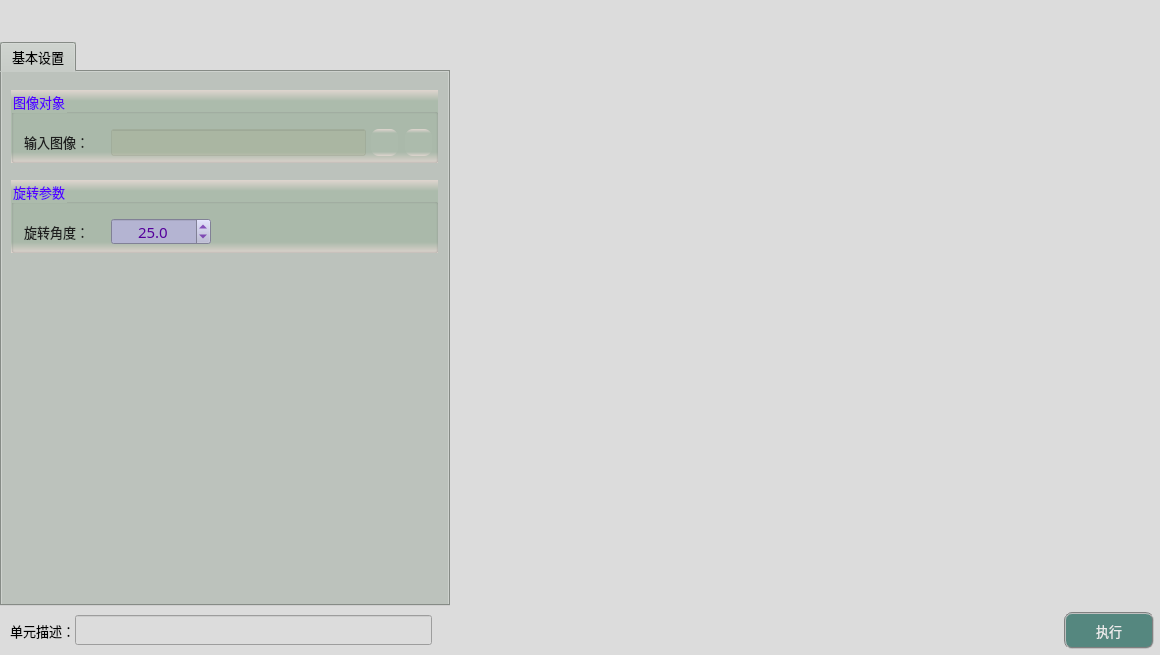
<?xml version="1.0" encoding="UTF-8"?>
<ui version="4.0">
 <class>frmImageRotateClass</class>
 <widget class="QDialog" name="frmImageRotateClass">
  <property name="geometry">
   <rect>
    <x>0</x>
    <y>0</y>
    <width>1160</width>
    <height>655</height>
   </rect>
  </property>
  <property name="sizePolicy">
   <sizepolicy hsizetype="Fixed" vsizetype="Fixed">
    <horstretch>0</horstretch>
    <verstretch>0</verstretch>
   </sizepolicy>
  </property>
  <property name="minimumSize">
   <size>
    <width>1160</width>
    <height>655</height>
   </size>
  </property>
  <property name="maximumSize">
   <size>
    <width>1160</width>
    <height>655</height>
   </size>
  </property>
  <property name="windowTitle">
   <string>图像旋转</string>
  </property>
  <property name="styleSheet">
   <string notr="true">background-color: rgb(220, 220, 220);</string>
  </property>
  <layout class="QGridLayout" name="gridLayout">
   <property name="leftMargin">
    <number>0</number>
   </property>
   <property name="topMargin">
    <number>0</number>
   </property>
   <property name="rightMargin">
    <number>0</number>
   </property>
   <property name="bottomMargin">
    <number>0</number>
   </property>
   <property name="spacing">
    <number>1</number>
   </property>
   <item row="1" column="2">
    <layout class="QGridLayout" name="imageLayout">
     <property name="spacing">
      <number>1</number>
     </property>
    </layout>
   </item>
   <item row="2" column="0">
    <spacer name="verticalSpacer_4">
     <property name="orientation">
      <enum>Qt::Vertical</enum>
     </property>
     <property name="sizeType">
      <enum>QSizePolicy::Fixed</enum>
     </property>
     <property name="sizeHint" stdset="0">
      <size>
       <width>20</width>
       <height>5</height>
      </size>
     </property>
    </spacer>
   </item>
   <item row="0" column="2">
    <spacer name="verticalSpacer">
     <property name="orientation">
      <enum>Qt::Vertical</enum>
     </property>
     <property name="sizeType">
      <enum>QSizePolicy::Fixed</enum>
     </property>
     <property name="sizeHint" stdset="0">
      <size>
       <width>20</width>
       <height>42</height>
      </size>
     </property>
    </spacer>
   </item>
   <item row="1" column="0">
    <widget class="QTabWidget" name="tabWidget">
     <property name="sizePolicy">
      <sizepolicy hsizetype="Fixed" vsizetype="Expanding">
       <horstretch>0</horstretch>
       <verstretch>0</verstretch>
      </sizepolicy>
     </property>
     <property name="minimumSize">
      <size>
       <width>450</width>
       <height>550</height>
      </size>
     </property>
     <property name="maximumSize">
      <size>
       <width>16777215</width>
       <height>16777215</height>
      </size>
     </property>
     <property name="font">
      <font>
       <family>微软雅黑</family>
       <pointsize>10</pointsize>
      </font>
     </property>
     <property name="styleSheet">
      <string notr="true">background-color: #bcc2bc;</string>
     </property>
     <property name="currentIndex">
      <number>0</number>
     </property>
     <widget class="QWidget" name="tab">
      <attribute name="title">
       <string>基本设置</string>
      </attribute>
      <widget class="QGroupBox" name="groupCamera">
       <property name="geometry">
        <rect>
         <x>9</x>
         <y>18</y>
         <width>427</width>
         <height>73</height>
        </rect>
       </property>
       <property name="font">
        <font>
         <family>微软雅黑</family>
         <pointsize>10</pointsize>
        </font>
       </property>
       <property name="styleSheet">
        <string notr="true">background-color: qlineargradient(x1:0, y1:0, x2:0, y2:1, stop:0 #dfd5cf, stop: 0.15 #acbbac, stop: 0.85 #acbbac,stop:1 #dfd5cf);
color: rgb(85, 0, 255);</string>
       </property>
       <property name="title">
        <string>图像对象</string>
       </property>
       <widget class="QLabel" name="label_4">
        <property name="geometry">
         <rect>
          <x>13</x>
          <y>42</y>
          <width>79</width>
          <height>19</height>
         </rect>
        </property>
        <property name="font">
         <font>
          <family>微软雅黑</family>
          <pointsize>10</pointsize>
         </font>
        </property>
        <property name="styleSheet">
         <string notr="true">color: rgb(30, 30, 30);
background: transparent;</string>
        </property>
        <property name="text">
         <string>输入图像：</string>
        </property>
       </widget>
       <widget class="QLineEdit" name="txtLinkImage">
        <property name="geometry">
         <rect>
          <x>100</x>
          <y>39</y>
          <width>255</width>
          <height>27</height>
         </rect>
        </property>
        <property name="font">
         <font>
          <family>微软雅黑</family>
          <pointsize>10</pointsize>
         </font>
        </property>
        <property name="styleSheet">
         <string notr="true">color: rgb(0, 0, 200);
background-color: rgba(170, 170, 127,50);</string>
        </property>
        <property name="alignment">
         <set>Qt::AlignCenter</set>
        </property>
        <property name="readOnly">
         <bool>true</bool>
        </property>
       </widget>
       <widget class="QPushButton" name="btnLinkImage">
        <property name="geometry">
         <rect>
          <x>360</x>
          <y>39</y>
          <width>27</width>
          <height>27</height>
         </rect>
        </property>
        <property name="toolTip">
         <string>链接图像</string>
        </property>
        <property name="styleSheet">
         <string notr="true">QWidget{ border:none;border-radius: 8px;padding: 2px 4px;}
QPushButton:hover{ background-color: rgba(85, 150, 127, 100);}
QPushButton:pressed{background-color: rgba(85, 180, 127, 160);}</string>
        </property>
        <property name="text">
         <string/>
        </property>
        <property name="icon">
         <iconset resource="sub_res.qrc">
          <normaloff>:/resource/link.png</normaloff>:/resource/link.png</iconset>
        </property>
        <property name="iconSize">
         <size>
          <width>27</width>
          <height>27</height>
         </size>
        </property>
       </widget>
       <widget class="QPushButton" name="btnDelLinkImage">
        <property name="geometry">
         <rect>
          <x>394</x>
          <y>39</y>
          <width>27</width>
          <height>27</height>
         </rect>
        </property>
        <property name="toolTip">
         <string>删除图像链接</string>
        </property>
        <property name="styleSheet">
         <string notr="true">QWidget{ border:none;border-radius: 8px;padding: 2px 4px;}
QPushButton:hover{ background-color: rgba(226, 142, 162, 100);}
QPushButton:pressed{background-color: rgba(226, 172, 162, 200);}</string>
        </property>
        <property name="text">
         <string/>
        </property>
        <property name="icon">
         <iconset resource="sub_res.qrc">
          <normaloff>:/resource/del_link.png</normaloff>:/resource/del_link.png</iconset>
        </property>
        <property name="iconSize">
         <size>
          <width>27</width>
          <height>27</height>
         </size>
        </property>
       </widget>
      </widget>
      <widget class="QGroupBox" name="groupCamera_2">
       <property name="geometry">
        <rect>
         <x>9</x>
         <y>108</y>
         <width>427</width>
         <height>73</height>
        </rect>
       </property>
       <property name="font">
        <font>
         <family>微软雅黑</family>
         <pointsize>10</pointsize>
        </font>
       </property>
       <property name="styleSheet">
        <string notr="true">background-color: qlineargradient(x1:0, y1:0, x2:0, y2:1, stop:0 #dfd5cf, stop: 0.15 #acbbac, stop: 0.85 #acbbac,stop:1 #dfd5cf);
color: rgb(85, 0, 255);</string>
       </property>
       <property name="title">
        <string>旋转参数</string>
       </property>
       <widget class="QLabel" name="label_5">
        <property name="geometry">
         <rect>
          <x>13</x>
          <y>42</y>
          <width>79</width>
          <height>19</height>
         </rect>
        </property>
        <property name="font">
         <font>
          <family>微软雅黑</family>
          <pointsize>10</pointsize>
          <weight>50</weight>
          <bold>false</bold>
         </font>
        </property>
        <property name="styleSheet">
         <string notr="true">color: rgb(30, 30, 30);
background: transparent;</string>
        </property>
        <property name="text">
         <string>旋转角度：</string>
        </property>
       </widget>
       <widget class="QDoubleSpinBox" name="spinRotate">
        <property name="geometry">
         <rect>
          <x>100</x>
          <y>38</y>
          <width>100</width>
          <height>27</height>
         </rect>
        </property>
        <property name="font">
         <font>
          <family>微软雅黑</family>
          <pointsize>11</pointsize>
         </font>
        </property>
        <property name="styleSheet">
         <string notr="true">QWidget{color: rgb(85, 0, 155);background-color: rgb(180, 180, 210);}
QDoubleSpinBox::up-button{
    border:transparent;
}
QDoubleSpinBox::down-button{
    border:transparent;
}
QDoubleSpinBox::up-arrow{
    image:url(:/resource/up.png);
}
QDoubleSpinBox::down-arrow{
    image:url(:/resource/down.png);
}</string>
        </property>
        <property name="alignment">
         <set>Qt::AlignCenter</set>
        </property>
        <property name="decimals">
         <number>1</number>
        </property>
        <property name="minimum">
         <double>-180.000000000000000</double>
        </property>
        <property name="maximum">
         <double>180.000000000000000</double>
        </property>
        <property name="singleStep">
         <double>0.100000000000000</double>
        </property>
        <property name="value">
         <double>25.000000000000000</double>
        </property>
       </widget>
      </widget>
     </widget>
    </widget>
   </item>
   <item row="0" column="0">
    <spacer name="verticalSpacer_2">
     <property name="orientation">
      <enum>Qt::Vertical</enum>
     </property>
     <property name="sizeType">
      <enum>QSizePolicy::Fixed</enum>
     </property>
     <property name="sizeHint" stdset="0">
      <size>
       <width>20</width>
       <height>42</height>
      </size>
     </property>
    </spacer>
   </item>
   <item row="3" column="0" colspan="3">
    <layout class="QHBoxLayout" name="horizontalLayout">
     <property name="spacing">
      <number>0</number>
     </property>
     <property name="bottomMargin">
      <number>6</number>
     </property>
     <item>
      <spacer name="horizontalSpacer">
       <property name="orientation">
        <enum>Qt::Horizontal</enum>
       </property>
       <property name="sizeType">
        <enum>QSizePolicy::Fixed</enum>
       </property>
       <property name="sizeHint" stdset="0">
        <size>
         <width>10</width>
         <height>20</height>
        </size>
       </property>
      </spacer>
     </item>
     <item>
      <widget class="QLabel" name="label_3">
       <property name="sizePolicy">
        <sizepolicy hsizetype="Fixed" vsizetype="Fixed">
         <horstretch>0</horstretch>
         <verstretch>0</verstretch>
        </sizepolicy>
       </property>
       <property name="maximumSize">
        <size>
         <width>83</width>
         <height>25</height>
        </size>
       </property>
       <property name="font">
        <font>
         <family>微软雅黑</family>
         <pointsize>10</pointsize>
        </font>
       </property>
       <property name="styleSheet">
        <string notr="true">background-color: rgba(255, 255, 255, 0);</string>
       </property>
       <property name="text">
        <string>单元描述：</string>
       </property>
      </widget>
     </item>
     <item>
      <widget class="QLineEdit" name="txtDescribe">
       <property name="sizePolicy">
        <sizepolicy hsizetype="Fixed" vsizetype="Fixed">
         <horstretch>0</horstretch>
         <verstretch>0</verstretch>
        </sizepolicy>
       </property>
       <property name="minimumSize">
        <size>
         <width>357</width>
         <height>30</height>
        </size>
       </property>
       <property name="maximumSize">
        <size>
         <width>16777215</width>
         <height>30</height>
        </size>
       </property>
       <property name="font">
        <font>
         <family>微软雅黑</family>
         <pointsize>10</pointsize>
        </font>
       </property>
      </widget>
     </item>
     <item>
      <spacer name="horizontalSpacer_8">
       <property name="orientation">
        <enum>Qt::Horizontal</enum>
       </property>
       <property name="sizeHint" stdset="0">
        <size>
         <width>40</width>
         <height>20</height>
        </size>
       </property>
      </spacer>
     </item>
     <item>
      <widget class="QPushButton" name="btnExecute">
       <property name="minimumSize">
        <size>
         <width>90</width>
         <height>37</height>
        </size>
       </property>
       <property name="font">
        <font>
         <family>微软雅黑</family>
         <pointsize>10</pointsize>
        </font>
       </property>
       <property name="styleSheet">
        <string notr="true">QWidget{ background-color: rgb(85, 135, 127);}
QWidget{ color: rgb(235, 235, 235);}
QWidget{ border: 2px groove gray;border-radius: 8px;padding: 2px 4px;}
QPushButton:hover{ background-color: rgb(85, 155, 127);}
QPushButton:pressed{background-color: rgb(85, 175, 127);}</string>
       </property>
       <property name="text">
        <string>执行</string>
       </property>
      </widget>
     </item>
     <item>
      <spacer name="horizontalSpacer_2">
       <property name="orientation">
        <enum>Qt::Horizontal</enum>
       </property>
       <property name="sizeType">
        <enum>QSizePolicy::Fixed</enum>
       </property>
       <property name="sizeHint" stdset="0">
        <size>
         <width>6</width>
         <height>20</height>
        </size>
       </property>
      </spacer>
     </item>
    </layout>
   </item>
   <item row="1" column="1">
    <spacer name="horizontalSpacer_3">
     <property name="orientation">
      <enum>Qt::Horizontal</enum>
     </property>
     <property name="sizeType">
      <enum>QSizePolicy::Fixed</enum>
     </property>
     <property name="sizeHint" stdset="0">
      <size>
       <width>3</width>
       <height>20</height>
      </size>
     </property>
    </spacer>
   </item>
  </layout>
 </widget>
 <layoutdefault spacing="6" margin="11"/>
 <resources>
  <include location="sub_res.qrc"/>
  <include location="../ImageView/sub_res.qrc"/>
 </resources>
 <connections/>
</ui>
